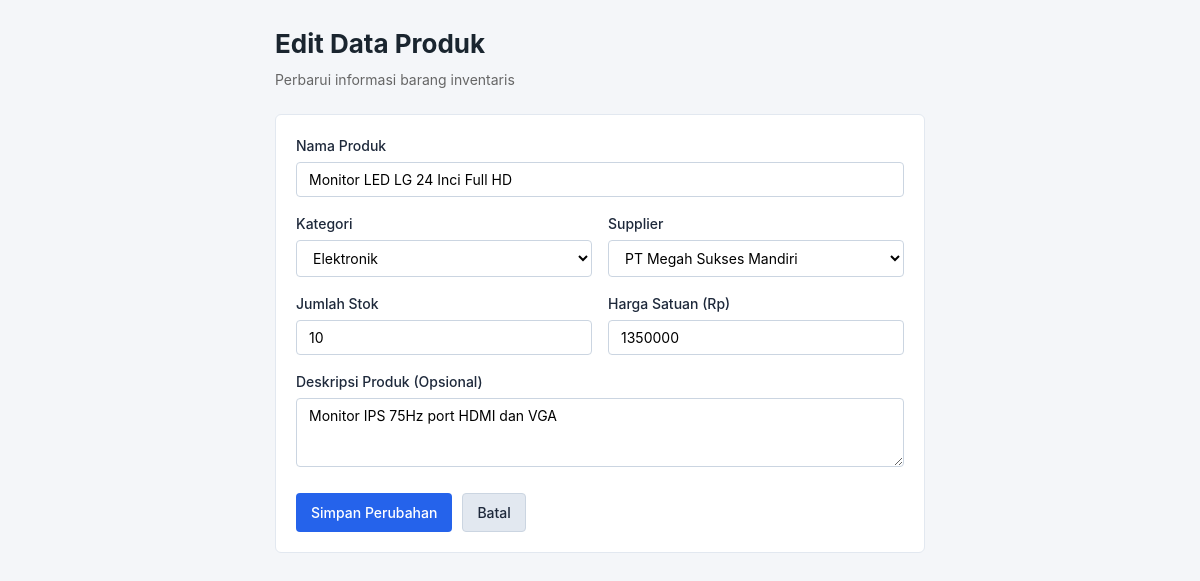
The page /edit.php?id=7 on the database its author committed.
### tables this page shows
CREATE TABLE produk (
    id INT AUTO_INCREMENT PRIMARY KEY,
    nama_produk VARCHAR(150) NOT NULL,
    id_kategori INT NOT NULL,
    id_supplier INT NOT NULL,
    stok INT NOT NULL,
    harga INT NOT NULL,
    deskripsi TEXT,
    CONSTRAINT fk_produk_kategori FOREIGN KEY (id_kategori) REFERENCES kategori(id) ON UPDATE CASCADE ON DELETE RESTRICT,
    CONSTRAINT fk_produk_supplier FOREIGN KEY (id_supplier) REFERENCES supplier(id) ON UPDATE CASCADE ON DELETE RESTRICT
);

CREATE TABLE kategori (
    id INT AUTO_INCREMENT PRIMARY KEY,
    nama_kategori VARCHAR(100) NOT NULL
);

CREATE TABLE supplier (
    id INT AUTO_INCREMENT PRIMARY KEY,
    nama_supplier VARCHAR(100) NOT NULL,
    no_telp VARCHAR(20) NOT NULL,
    alamat TEXT NOT NULL
);

### edit.php (the view, shortened to what this page needs)
<?php
$pdo = Database::getInstance()->getConnection();
$id = isset($_GET['id']) ? (int)$_GET['id'] : 0;
$stmt = $pdo->prepare("SELECT * FROM produk WHERE id = :id");
$stmt->execute([':id' => $id]);
$produk = $stmt->fetch();
$kategoriList = $pdo->query("SELECT * FROM kategori ORDER BY nama_kategori ASC")->fetchAll();
$supplierList = $pdo->query("SELECT * FROM supplier ORDER BY nama_supplier ASC")->fetchAll();
$nama_produk = $produk['nama_produk'];
$id_kategori = $produk['id_kategori'];
$id_supplier = $produk['id_supplier'];
$stok = $produk['stok'];
$harga = $produk['harga'];
$deskripsi = $produk['deskripsi'];
?>
<!DOCTYPE html>
<html lang="id">
<head>
    <link rel="stylesheet" href="style.css">
</head>
<body>
    <div class="container container-sm">
        <header class="header">
            <h1>Edit Data Produk</h1>
            <p>Perbarui informasi barang inventaris</p>
        </header>
        <div class="card">
            <form action="edit.php?id=<?php echo $id; ?>" method="POST">
                <div class="form-group">
                    <label for="nama_produk">Nama Produk</label>
                    <input type="text" id="nama_produk" name="nama_produk" value="<?php echo htmlspecialchars($nama_produk); ?>" required>
                </div>
                <div class="form-row">
                    <div class="form-group">
                        <label for="id_kategori">Kategori</label>
                        <select id="id_kategori" name="id_kategori" required>
                            <?php foreach ($kategoriList as $kat): ?>
                                <option value="<?php echo (int)$kat['id']; ?>" <?php echo (int)$id_kategori === (int)$kat['id'] ? 'selected' : ''; ?>>
                                    <?php echo htmlspecialchars($kat['nama_kategori']); ?>
                                </option>
                            <?php endforeach; ?>
                        </select>
                    </div>
                    <div class="form-group">
                        <label for="id_supplier">Supplier</label>
                        <select id="id_supplier" name="id_supplier" required>
                            <?php foreach ($supplierList as $sup): ?>
                                <option value="<?php echo (int)$sup['id']; ?>" <?php echo (int)$id_supplier === (int)$sup['id'] ? 'selected' : ''; ?>>
                                    <?php echo htmlspecialchars($sup['nama_supplier']); ?>
                                </option>
                            <?php endforeach; ?>
                        </select>
                    </div>
                </div>
                <div class="form-row">
                    <div class="form-group">
                        <label for="stok">Jumlah Stok</label>
                        <input type="number" id="stok" name="stok" min="0" value="<?php echo htmlspecialchars((string)$stok); ?>" required>
                    </div>
                    <div class="form-group">
                        <label for="harga">Harga Satuan (Rp)</label>
                        <input type="number" id="harga" name="harga" min="0" value="<?php echo htmlspecialchars((string)$harga); ?>" required>
                    </div>
                </div>
                <div class="form-group">
                    <label for="deskripsi">Deskripsi Produk (Opsional)</label>
                    <textarea id="deskripsi" name="deskripsi" rows="3"><?php echo htmlspecialchars($deskripsi); ?></textarea>
                </div>
                <div class="form-actions">
                    <button type="submit" class="btn btn-primary">Simpan Perubahan</button>
                    <a href="index.php" class="btn btn-light">Batal</a>
                </div>
            </form>
        </div>
    </div>
</body>
</html>

### style.css (style rules this page uses)
* { box-sizing: border-box; margin: 0; padding: 0; font-family: -apple-system, BlinkMacSystemFont, "Segoe UI", Roboto, Helvetica, Arial, sans-serif; }
body { background-color: #f4f6f9; color: #333333; line-height: 1.5; padding: 24px 16px; }
.container { max-width: 1050px; margin: 0 auto; }
.container-sm { max-width: 650px; }
.header { margin-bottom: 24px; }
.header h1 { font-size: 26px; font-weight: 700; color: #1a252f; margin-bottom: 6px; }
.header p { color: #666666; font-size: 14px; }
.card { background: #ffffff; border: 1px solid #e2e8f0; border-radius: 6px; padding: 20px; margin-bottom: 20px; overflow-x: auto; }
.btn { display: inline-block; padding: 8px 14px; font-size: 14px; font-weight: 500; text-decoration: none; border-radius: 4px; border: 1px solid transparent; cursor: pointer; }
.btn-primary { background-color: #2563eb; color: #ffffff; }
.btn-light { background-color: #e2e8f0; color: #1e293b; border-color: #cbd5e1; }
.form-group { margin-bottom: 16px; }
.form-row { display: flex; gap: 16px; }
.form-row .form-group { flex: 1; }
label { display: block; margin-bottom: 6px; font-size: 14px; font-weight: 500; color: #1e293b; }
input[type="text"], input[type="number"], select, textarea { width: 100%; padding: 8px 12px; border: 1px solid #cbd5e1; border-radius: 4px; font-size: 14px; background-color: #ffffff; }
.form-actions { display: flex; gap: 10px; margin-top: 20px; }

### rows shown on the page
produk: nama_produk "Monitor LED LG 24 Inci Full HD", id_kategori "Elektronik", id_supplier "PT Megah Sukses Mandiri", stok "10", harga "1350000", deskripsi "Monitor IPS 75Hz port HDMI dan VGA"
